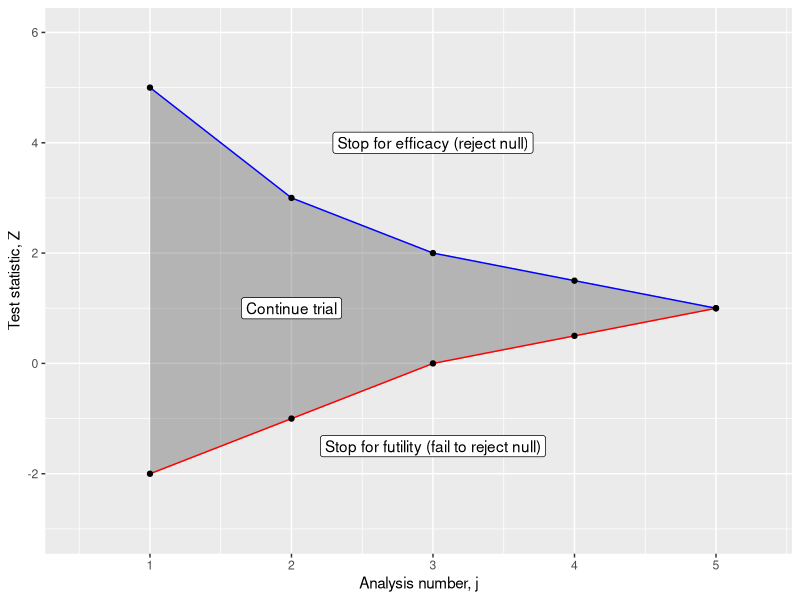
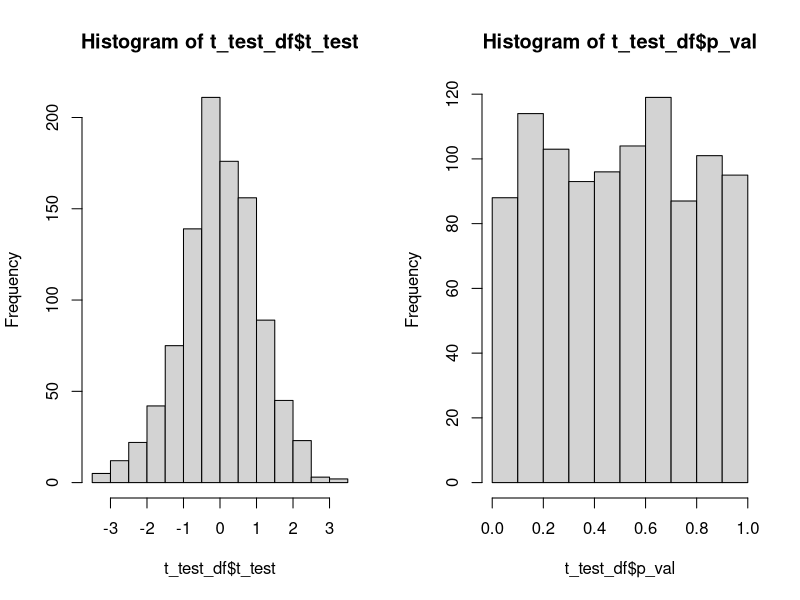
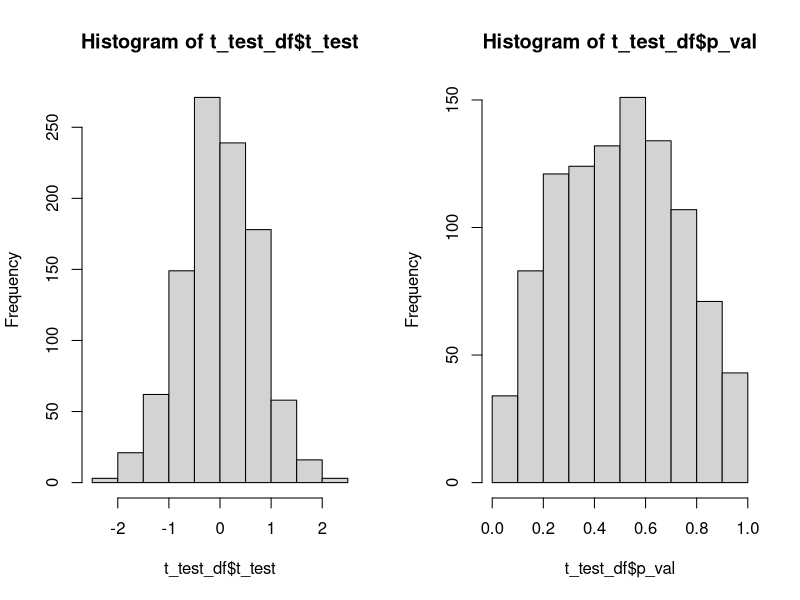
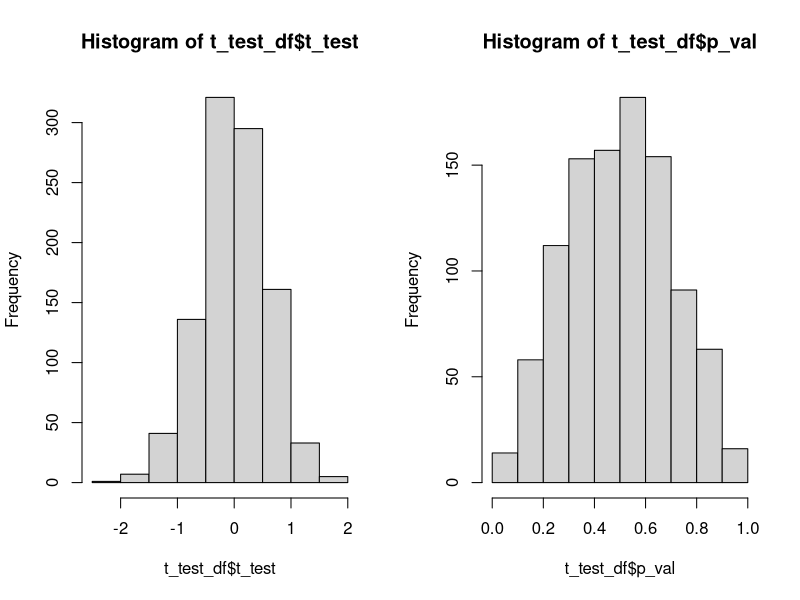

Write R code to recreate these figures, in order.
## ---- chunk 1
knitr::opts_chunk$set(echo = TRUE)

# load required libraries
library(ggplot2)
library(mvtnorm)
## ---- chunk 2
boundaries <- data.frame(
  x = c(5, 3, 2, 1.5, 1),
  y = c(-2, -1, 0, 0.5, 1),
  j_analysis = c(1, 2, 3, 4, 5)
)

ggplot(data = boundaries) +
  geom_ribbon(mapping = aes(x = j_analysis, ymin = x, ymax = y), color = "grey", alpha = 0.3) +
  geom_line(mapping = aes(x = j_analysis, y = y), color = "red") +
  geom_line(mapping = aes(x = j_analysis, y = x), color = "blue") +
  geom_point(mapping = aes(x = j_analysis, y = y)) +
  geom_point(mapping = aes(x = j_analysis, y = x)) +
  annotate("label", x = 2, y = 1, label = "Continue trial") +
  annotate("label", x = 3, y = 4, label = "Stop for efficacy (reject null)") +
  annotate("label", x = 3, y = -1.5, label = "Stop for futility (fail to reject null)") +
  ylab("Test statistic, Z") +
  xlab("Analysis number, j") +
  scale_x_continuous(limits = c(0.5,5.3), breaks = c(1, 2, 3, 4, 5)) +
  scale_y_continuous(limits = c(-3, 6))
## ---- chunk 3
list_of_pbo <- list()
list_of_trt <- list()

t_test_df <- data.frame(
  t_test = c(rep(0, 1000)),
  p_val = c(rep(0, 1000))
) 

# get 1000 sample mean differences
for (i in 1:1000) {
  # generate placebo group data
  pbo <- rnorm(10, mean = 140, sd = 10)
  list_of_pbo[[i]] <- pbo
  
  # generate treatment group data
  trt <- rnorm(10, mean = 140, sd = 10)
  list_of_trt[[i]] <- trt
  
  # get the test statistic for difference between means
  t_test <- t.test(pbo, trt, "greater")
  t_test_df$t_test[i] <- t_test$statistic
  t_test_df$p_val[i] <- t_test$p.value
}

par(mfrow = c(1,2))
hist(t_test_df$t_test)
hist(t_test_df$p_val)
## ---- chunk 4
t_test_df <- data.frame(
  t_test = c(rep(0, 1000)),
  p_val = c(rep(0, 1000))
) 

# get 1000 sample mean differences
for (i in 1:1000) {
  # generate placebo group data
  pbo <- rnorm(10, mean = 140, sd = 10)
  list_of_pbo[[i]] <- c(list_of_pbo[[i]], pbo)
  
  # generate treatment group data
  trt <- rnorm(10, mean = 140, sd = 10)
  list_of_trt[[i]] <- c(list_of_trt[[i]], pbo)
  
  # get the test statistic for difference between means
  t_test <- t.test(list_of_pbo[[i]], list_of_trt[[i]], "greater")
  t_test_df$t_test[i] <- t_test$statistic
  t_test_df$p_val[i] <- t_test$p.value
}

par(mfrow = c(1,2))
hist(t_test_df$t_test)
hist(t_test_df$p_val)
## ---- chunk 5
t_test_df <- data.frame(
  t_test = c(rep(0, 1000)),
  p_val = c(rep(0, 1000))
) 

# get 1000 sample mean differences
for (i in 1:1000) {
  # generate placebo group data
  pbo <- rnorm(10, mean = 140, sd = 10)
  list_of_pbo[[i]] <- c(list_of_pbo[[i]], pbo)
  
  # generate treatment group data
  trt <- rnorm(10, mean = 140, sd = 10)
  list_of_trt[[i]] <- c(list_of_trt[[i]], pbo)
  
  # get the test statistic for difference between means
  t_test <- t.test(list_of_pbo[[i]], list_of_trt[[i]], "greater")
  t_test_df$t_test[i] <- t_test$statistic
  t_test_df$p_val[i] <- t_test$p.value
}

par(mfrow = c(1,2))
hist(t_test_df$t_test)
hist(t_test_df$p_val)
## ---- chunk 6
n1 <- 20
n2 <- 40
n3 <- 60

theta_0 <- 0  # theta under the null
delta <- 0.5  # theta under the alternative

sigma <- 1 # assumed known

# bounds of integration
u1 <- 2.5
u2 <- 2
u3 <- Inf
l1 <- 0
l2 <- 0.75
l3 <- 1.5
## ---- chunk 7
mean_0 <- theta_0 * sqrt(n1/(2*sigma))
sigma <- 1

# prob stop for futility
pnorm(l1, mean = mean_0, sd = sigma)
## ---- chunk 8
# prob stop for efficacy
pnorm(u1, mean = mean_0, sd = sigma, lower.tail = FALSE)
## ---- chunk 9
mean_1 <- delta * sqrt(n1/(2*sigma))

# prob stop for futility, theta = 0.5
pnorm(l1, mean = mean_1, sd = sigma)
## ---- chunk 10
# again,
mean_1 <- delta * sqrt(n1/(2*sigma))

# prob stop for efficacy
pnorm(u1, mean = mean_1, sd = sigma, lower.tail = FALSE)
## ---- chunk 11
mean_0 <- c(theta_0 * sqrt(n1/ (2*sigma) ),
            theta_0 * sqrt(n2/ (2*sigma) ))

SIGMA <- matrix(
  c(1, sqrt(n1/n2),
    sqrt(n1/n2), 1),
  nrow = 2
)

# order of integration doesn't matter here
lower <- c(l1, -Inf)
upper <- c(u1, l2)

# lower <- c(-Inf, l1)
# upper <- c(l2, u1)

pmvnorm(lower = lower, upper = upper, mean = mean_0, corr = SIGMA)
## ---- chunk 12
mean_1 <- c(delta * sqrt(n1/ (2*sigma) ),
            delta * sqrt(n2/ (2*sigma) ))

SIGMA <- matrix(
  c(1, sqrt(n1/n2),
    sqrt(n1/n2), 1),
  nrow = 2
)

# order of integration matters here
lower <- c(l1, -Inf)
upper <- c(u1, l2)

# lower <- c(-Inf, l1)
# upper <- c(l2, u1)

pmvnorm(lower = lower, upper = upper, mean = mean_1, corr = SIGMA)
## ---- chunk 13
mean_0 <- c(theta_0 * sqrt(n1/ (2*sigma) ),
            theta_0 * sqrt(n2/ (2*sigma) ))

SIGMA <- matrix(
  c(1, sqrt(n1/n2),
    sqrt(n1/n2), 1),
  nrow = 2
)

lower <- c(l1, u2)
upper <- c(u1, Inf)

pmvnorm(lower = lower, upper = upper, mean = mean_0, corr = SIGMA)
## ---- chunk 14
mean_0 <- c(delta * sqrt(n1/ (2*sigma) ),
            delta * sqrt(n2/ (2*sigma) ))

SIGMA <- matrix(
  c(1, sqrt(n1/n2),
    sqrt(n1/n2), 1),
  nrow = 2
)

lower <- c(l1, u2)
upper <- c(u1, Inf)

pmvnorm(lower = lower, upper = upper, mean = mean_0, corr = SIGMA)
## ---- chunk 15
mean_0 <- c(theta_0 * sqrt(n1/ (2*sigma) ),
            theta_0 * sqrt(n2/ (2*sigma) ),
            theta_0 * sqrt(n3/ (2*sigma) ))

SIGMA <- matrix(
  c(1, sqrt(n1/n2), sqrt(n1/n3),
    sqrt(n1/n2), 1, sqrt(n2/n3),
    sqrt(n1/n3), sqrt(n2/n3), 1),
  nrow = 3
)

lower <- c(l1, l2, l3)
upper <- c(u1, u2, Inf)

pmvnorm(lower = lower, upper = upper, mean = mean_0, corr = SIGMA)
## ---- chunk 16
mean_1 <- c(delta * sqrt(n1/ (2*sigma) ),
            delta * sqrt(n2/ (2*sigma) ),
            delta * sqrt(n3/ (2*sigma) ))

SIGMA <- matrix(
  c(1, sqrt(n1/n2), sqrt(n1/n3),
    sqrt(n1/n2), 1, sqrt(n2/n3),
    sqrt(n1/n3), sqrt(n2/n3), 1),
  nrow = 3
)


lower <- c(l1, l2, l3)
upper <- c(u1, u2, Inf)

pmvnorm(lower = lower, upper = upper, mean = mean_1, corr = SIGMA)
## ---- chunk 17
mean_0 <- c(theta_0 * sqrt(n1/ (2*sigma) ),
            theta_0 * sqrt(n2/ (2*sigma) ),
            theta_0 * sqrt(n3/ (2*sigma) ))

SIGMA <- matrix(
  c(1, sqrt(n1/n2), sqrt(n1/n3),
    sqrt(n1/n2), 1, sqrt(n2/n3),
    sqrt(n1/n3), sqrt(n2/n3), 1),
  nrow = 3
)

lower <- c(l1, l2, -Inf)
upper <- c(u1, u2, l3)

pmvnorm(lower = lower, upper = upper, mean = mean_0, corr = SIGMA)
## ---- chunk 18
mean_1 <- c(delta * sqrt(n1/ (2*sigma) ),
            delta * sqrt(n2/ (2*sigma) ),
            delta * sqrt(n3/ (2*sigma) ))

SIGMA <- matrix(
  c(1, sqrt(n1/n2), sqrt(n1/n3),
    sqrt(n1/n2), 1, sqrt(n2/n3),
    sqrt(n1/n3), sqrt(n2/n3), 1),
  nrow = 3
)

lower <- c(l1, l2, -Inf)
upper <- c(u1, u2, l3)

pmvnorm(lower = lower, upper = upper, mean = mean_1, corr = SIGMA)
